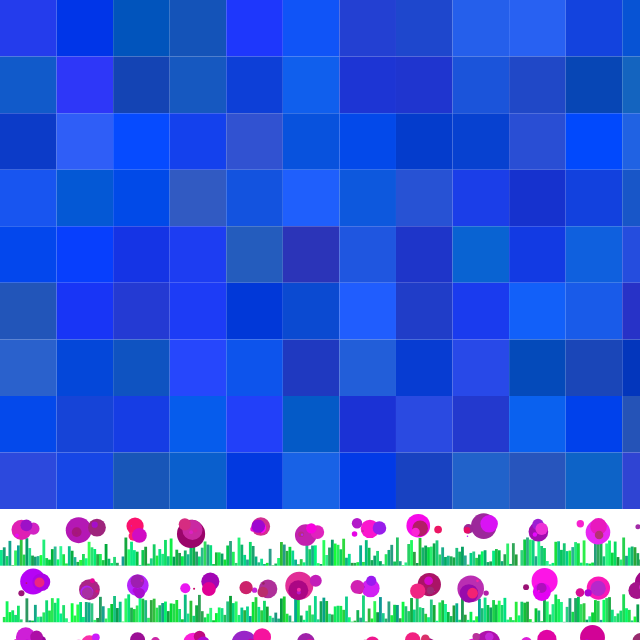
Frame 1 (no input)
Frame 60 (no input): identical to frame 1, image omitted
Frame 120 (the mouse pressed at the canvas centre since frame 60): identical to frame 1, image omitted

The p5.js sketch that drew this single still picture (run headless with seeded random() and noise() and a simulated clock; from frame 60 on, the mouse is pressed at the canvas centre):

// p5.js sketch
// ── sketch.js

function setup() {
	createCanvas(640, 640);
	background("white");
	fill(255);
	stroke(0);
	noStroke();
	var numberOfRectangles = 128;
	var columns = Math.sqrt(numberOfRectangles);
	var rows = columns;
	var rectWidth = width/columns;
	var rectHeight = height/rows;
	
	for (var x = 0; x < width; x += rectWidth) {
		for (var y = 0; y < height; y += rectHeight) {
			
			if (y > height * 3/4) {
				/* grass */
				
				var grassWidth = rectWidth/20;
				for (var i = 0; i < rectWidth; i += grassWidth) {
					var c = color(
						random(0, 50), // red
						random(150,255), // green
						random(50, 150)
					);
					fill(c);
					var grassHeight = random(rectHeight/2, rectHeight);
					rect(
						x + i, 
						y + grassHeight, 
						grassWidth, 
						rectHeight - grassHeight
					);
				}
				var flowerWidth = random(rectWidth/4, rectWidth/2);
				for (var i = 0; i < 5; i++) {
					var f = color(
						random(150,255),
						random(0, 50),
						random(100, 255)
						);
					fill(f);
					ellipse(
						x + random(rectWidth/4, rectWidth*3/4), 
						y + random(rectHeight/4, rectHeight/2), 
						flowerWidth
					);
					flowerWidth -= 8;
				}
			} else {
				var c = color(
					random(0,50), // red
					random(50, 100), // green
					random(180, 255)
				);
				fill(c);
				rect(x,y,rectWidth,rectHeight);
			}
			
			
			
			
			
			

		}
	}
	
	
}

function draw() {
	
}
